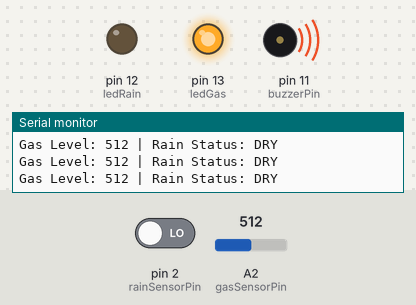
Recording of a sketch running on a simulated Arduino Uno, built with avr-gcc and run on an emulated ATmega328P. On the bench: output pins drawn as LEDs (lit = HIGH), buzzer (waves = sounding, pin HIGH), the last lines printed to the serial monitor. Inputs (shaded band) come from the test bench; at power-on: pin 2 (rainSensorPin) LOW, A2 (gasSensorPin) = 512.

Above: at 1.2 s.
1.3 s: pin 2 (rainSensorPin) driven HIGH
At 2.2 s:
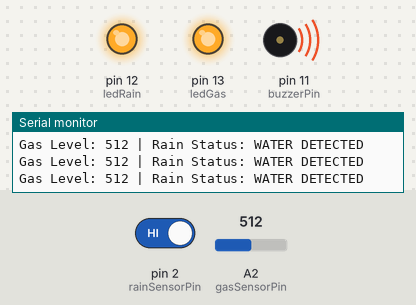
2.8 s: A2 (gasSensorPin) set to 157
4.3 s: A2 (gasSensorPin) set to 143
At 5.1 s:
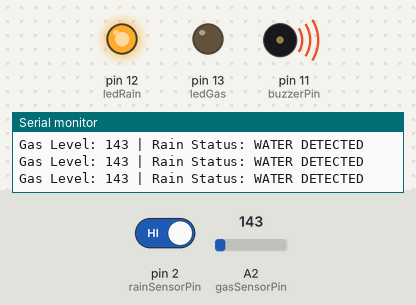
5.8 s: pin 2 (rainSensorPin) driven LOW
At 6.6 s:
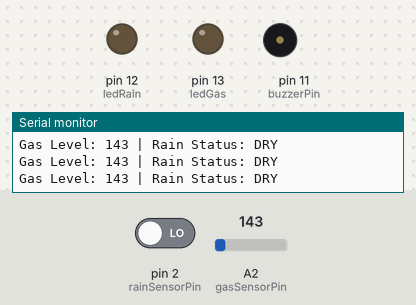
7.3 s: A2 (gasSensorPin) set to 160
At 8.0 s:
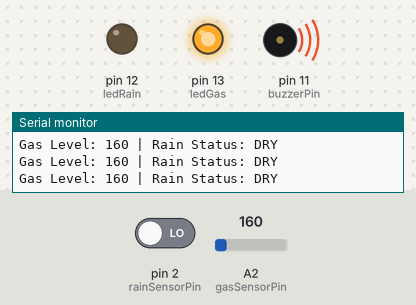
8.8 s: A2 (gasSensorPin) set to 140
At 9.5 s:
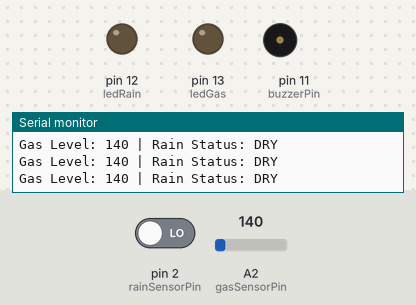
Timing chart, 0 to 11.8 s (numbered marks = the images above; inputs shaded):
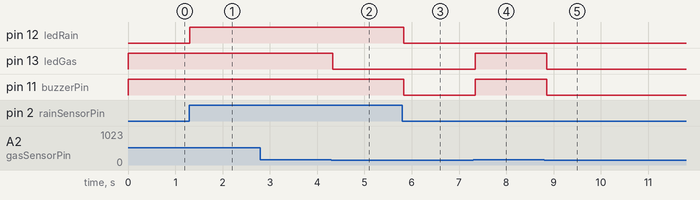

The sketch:

smokeandflamedetector.ino
```cpp
/* Safety System: Rain & Gas Detection
   - LED Rain (Pin 12): Turns ON when rain is detected.
   - LED Gas (Pin 13): Turns ON when gas/smoke is detected.
   - Buzzer (Pin 11): Rings if EITHER sensor is triggered.
*/

// Define Pins
const int rainSensorPin = 2;
const int gasSensorPin = A2;
const int buzzerPin = 11;
const int ledRain = 12;
const int ledGas = 13;

// Calibration
int gasThreshold = 150;

void setup() {
  pinMode(rainSensorPin, INPUT);
  pinMode(ledRain, OUTPUT);
  pinMode(ledGas, OUTPUT);
  pinMode(buzzerPin, OUTPUT);

  // Start with everything OFF
  digitalWrite(ledRain, LOW);
  digitalWrite(ledGas, LOW);
  digitalWrite(buzzerPin, LOW);

  Serial.begin(9600);
  Serial.println("System Monitoring Active...");
}

void loop() {
  // 1. READ SENSORS
  // Most HW-484 modules output LOW when wet and HIGH when dry
  bool isRainy = (digitalRead(rainSensorPin) == HIGH);

  int gasValue = analogRead(gasSensorPin);
  bool isGassy = (gasValue > gasThreshold);

  // 2. ACT ON RAIN SENSOR
  if (isRainy) {
    digitalWrite(ledRain, HIGH);
  } else {
    digitalWrite(ledRain, LOW);
  }

  // 3. ACT ON GAS SENSOR
  if (isGassy) {
    digitalWrite(ledGas, HIGH);
  } else {
    digitalWrite(ledGas, LOW);
  }

  // 4. BUZZER LOGIC (The "OR" Logic)
  // If it is raining OR if there is gas, turn on the buzzer
  if (isRainy || isGassy) {
    digitalWrite(buzzerPin, HIGH);
  } else {
    digitalWrite(buzzerPin, LOW);
  }

  // 5. DEBUGGING
  Serial.print("Gas Level: "); Serial.print(gasValue);
  Serial.print(" | Rain Status: ");
  Serial.println(isRainy ? "WATER DETECTED" : "DRY");

  delay(100); // Short delay for stability
}
```

Measured:
- the behaviour switches between 151 and 150 on A2 (gasSensorPin) (found by bisection; images 1 and 2)
- after the input at 1.3 s, pin 12 (ledRain): LOW → HIGH at once
- after the input at 4.3 s, pin 13 (ledGas): HIGH → LOW at once
- after the input at 5.8 s, pin 12 (ledRain), pin 11 (buzzerPin): HIGH → LOW at once
- after the input at 7.3 s, pin 13 (ledGas), pin 11 (buzzerPin): LOW → HIGH at once
- after the input at 8.8 s, pin 13 (ledGas), pin 11 (buzzerPin): HIGH → LOW after 0.05 s
